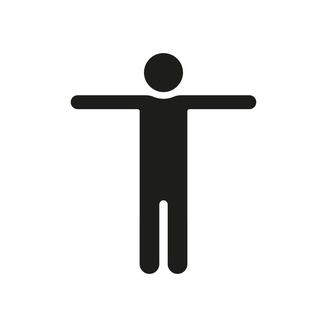
#> input picture human.jpg, 327 x 327 px, shrunk from 980 x 980 before the run
$ jupyter execute --allow-errors 'Project_actualitzat (1).ipynb'
#> lines starting #> are read from the running program, lines starting #| are printed output that depends on the picture; after the words box and inside, x2 and y2 are one past the last pixel; in counts of white or black regions, pixels touching at a corner belong together
# ****MORPHOLOGICAL PROCESSING****

#### Clàudia Blasco (1709871)
#### Laura Buide (1710559)
#### Carla Cruz (1703329)
#### Laia Espluga (1710510)
#### Lucía Rodríguez (1705385).

## **1. Introduction**
Morphological processing is a fundamental technique in computer vision that analyzes and manipulates the structure of objects within an image. Based on set theory, it is primarily applied to **binary images** but can also be extended to **grayscale images**. Through operations such as **erosion, dilation, opening, and closing**, morphological processing enables **shape extraction, noise reduction, edge detection, and object segmentation**, making it essential in fields like **medicine, industry, and security**. This project aims to explore these concepts, demonstrating their applications and impact on image analysis.

## **2. Mathematical Foundations of Morphological Processing**

### 1. Set Theory: Understanding Sets in a Discrete Space
Morphological image processing is fundamentally based on **set theory**, where objects in a **binary image** are treated as sets of points in a **discrete space** (typically a 2D grid).
- A **binary image** consists of pixels with values **1 (foreground, object)** and **0 (background)**.
- The object in an image is represented as a **set of foreground pixels**, while the background is treated as the **complementary set**.

For example, an image \( A \) containing an object can be represented as:

$$ A = \{(x,y) \mid f(x,y) = 1\} $$

where \( f(x,y) \) is the pixel value at coordinates \( (x,y) \).

In morphological operations, these **sets of pixels** are manipulated using **structuring elements** to **modify shapes, extract features, or remove noise**.

### 2. Structuring Elements: Definition and Interaction with the Image
A **structuring element (SE)** is a small matrix (or kernel) that interacts with an image to **probe** and **modify** its structure.
- It is defined as a **binary set of pixels** (typically a small square, cross, or circle).
- The **origin (center)** of the structuring element determines how it overlaps with the image pixels.

Mathematically, if \( B \) is a structuring element, it is defined as:

$$ B = \{(x,y) \mid b(x,y) = 1\}$$

where \( b(x,y) \) represents the pixel values of the structuring element.

#### *How the Structuring Element Interacts with an Image*
- It is **placed over each pixel of the image**, aligning its center with the pixel.
- Depending on the operation (erosion, dilation, etc.), the interaction between the structuring element and the underlying pixels **modifies the image**.

For example, a **3×3 cross-shaped structuring element**:

$$ B =
\begin{bmatrix}
0 & 1 & 0 \\
1 & 1 & 1 \\
0 & 1 & 0
\end{bmatrix}
$$

This structuring element is commonly used for morphological operations like **dilation** and **erosion**.

### 3. Basic Set Operations in Morphological Processing
Morphological processing uses fundamental **set operations** to manipulate images:

#### 3.1 Intersection (A ∩ B)
- Finds **common pixels** between two sets (or binary images).
- In morphological processing, intersection can be used to **detect overlapping objects**.

Mathematically:

$$ A \cap B = \{(x,y) \mid (x,y) \in A \text{ and } (x,y) \in B\} $$

#### 3.2 Union (A ∪ B)
- Combines pixels from both sets, **merging objects** in an image.
- Used in **image fusion or combining binary masks**.

Mathematically:

$$ A \cup B = \{(x,y) \mid (x,y) \in A \text{ or } (x,y) \in B\}$$

#### 3.3 Complement (¬A)
- **Inverts the image** by flipping foreground and background.
- Used to **highlight objects against the background** or **prepare images for further processing**.

Mathematically:

$$ \neg A = \{(x,y) \mid (x,y) \notin A\}$$

### Application of These Operations in Morphology
This **mathematical foundation** forms the basis for morphological operations like **erosion, dilation, opening, and closing**, which are essential for **shape analysis, noise removal, and feature extraction** in image processing.

Here’s a Python code that demonstrates the mathematical applications for morphological image processing. This code applies fundamental morphological operations—erosion, dilation, and complementation—on a binary image, using a structuring element (kernel) to probe and modify the image’s structure.

[cell 1]
import numpy as np
import matplotlib.pyplot as plt
import cv2

[cell 2]
# Función para aplicar erosión manualmente
def erosion_manual(image, struct_elem):
    h, w = image.shape
    sh, sw = struct_elem.shape
    pad_h, pad_w = sh // 2, sw // 2

    # Convertimos la imagen a binaria si está en 0-255 (para que sea binaria en 0-1)
    if np.max(image) == 255:
        image = image // 255  # Convertir la imagen a valores binarios 0 o 1

    # Aplicamos padding a la imagen original
    padded_image = np.pad(image, ((pad_h, pad_h), (pad_w, pad_w)), mode='constant', constant_values=0)
    eroded_image = np.zeros_like(image)

    # Aplicar erosión recorriendo la imagen
    for i in range(h):
        for j in range(w):
            region = padded_image[i:i+sh, j:j+sw]

            # Comprobamos si todos los píxeles donde hay 1s en el struct_elem son 1 en la imagen binaria
            if np.all(region[struct_elem == 1] == 1):
                eroded_image[i, j] = 1  # Mantiene el píxel solo si encaja con el structuring element

    return eroded_image

# Función para aplicar dilatación manualmente
def dilatacion_manual(image, struct_elem):
    h, w = image.shape
    sh, sw = struct_elem.shape
    pad_h, pad_w = sh // 2, sw // 2

    # Convertimos la imagen a binaria si está en 0-255 (para que sea binaria en 0-1)
    if np.max(image) == 255:
        image = image // 255  # Convertir la imagen a valores binarios 0 o 1

    # Imagen con padding
    padded_image = np.pad(image, ((pad_h, pad_h), (pad_w, pad_w)), mode='constant', constant_values=0)
    dilated_image = np.zeros_like(image)

    # Aplicar dilatación
    for i in range(h):
        for j in range(w):
            region = padded_image[i:i+sh, j:j+sw]
            # Si al menos un píxel de la región es 1 en el structuring element
            if np.any(region[struct_elem == 1] == 1):
                dilated_image[i, j] = 1

    return dilated_image

# Crear una imagen binaria de prueba
image = np.array([
    [0, 0, 0, 0, 0, 0, 0],
    [0, 1, 1, 1, 0, 0, 0],
    [0, 1, 1, 1, 0, 0, 0],
    [0, 0, 0, 1, 0, 0, 0],
    [0, 0, 0, 1, 1, 0, 0],
    [0, 0, 0, 0, 1, 1, 0],
    [0, 0, 0, 0, 0, 0, 0]
])

# Elemento estructurante pequeño
structuring_element = np.array([
    [1, 1],
    [1, 1]
])

# Aplicar erosión y dilatación manual
eroded_image = erosion_manual(image, structuring_element)
dilated_image = dilatacion_manual(image, structuring_element)

# Complemento de la imagen
complement_image = np.logical_not(image).astype(int)

# Mostrar imágenes
plt.figure(figsize=(12, 4))

plt.subplot(1, 4, 1)
plt.imshow(image, cmap='gray')
plt.title('Original Image')
plt.axis('off')

plt.subplot(1, 4, 2)
plt.imshow(eroded_image, cmap='gray')
plt.title('Erosion (Manual)')
plt.axis('off')

plt.subplot(1, 4, 3)
plt.imshow(dilated_image, cmap='gray')
plt.title('Dilation (Manual)')
plt.axis('off')

plt.subplot(1, 4, 4)
plt.imshow(complement_image, cmap='gray')
plt.title('Complement (¬A)')
plt.axis('off')

plt.tight_layout()
plt.show()
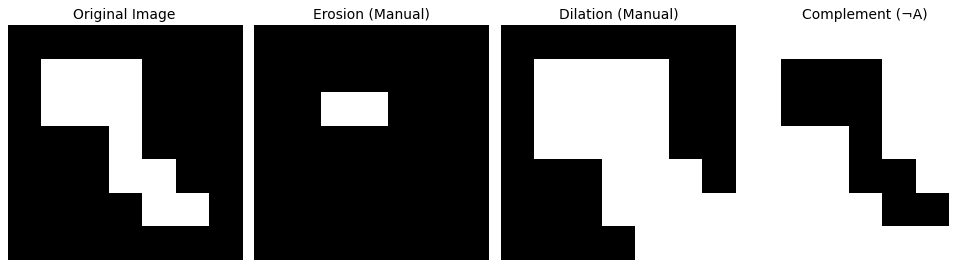
#> figure drawn by matplotlib, 4 panels

#### Explanation of the Code:
- **Original Image**: A 7x7 binary image with some foreground objects (1's) and background (0's).
- **Structuring Element**: A 3x3 cross-shaped structuring element used for morphological operations.
- **Erosion**: The operation of intersection between the image and the structuring element. Only pixels fully surrounded by the structuring element (1's) remain in the image.
- **Dilation**: The operation of union between the image and the structuring element. Pixels are added to the image where the structuring element overlaps.
- **Complement**: Inverts the image, changing foreground pixels (1's) to background pixels (0's) and vice versa.

#### How it connects to the mathematical applications:
- The **erosion** operation is equivalent to the intersection $(A \cap B)$, which removes pixels from the boundary of the foreground.
- The **dilation** operation is equivalent to the union $(A \cup B)$, which adds pixels to the boundary of the foreground.
- The **complement** operation inverts the image $( \neg A)$, flipping the 1's and 0's.

Running this code in a Jupyter notebook will display the original image and the results of the morphological operations, visually demonstrating the mathematical concepts of intersection, union, and complement.

## **3. Basic Morphological Operations**

Morphological processing is a technique used in image processing to modify and analyze shapes in an image. It works mainly with binary images (black-and-white images) and uses a structuring element, which is a small shape that interacts with objects in the image.

The four basic operations are Erosion, Dilation, Opening, and Closing.

### 1. Erosion: Making Objects Smaller

Erosion is a process that shrinks (become or make smaller in size or amount) objects in an image. It works by removing pixels from the edges of objects based on the structuring element. If the structuring element does not fully fit inside the object, that part of the object disappears.

**Uses of Erosion**:
- Removes small details or noise from an image.
- Separates objects that are touching.
- Makes objects look thinner.

**Example**: If you apply erosion to a text image, the letters will become thinner.

[cell 3]
# Cargar la imagen en escala de grises
image = cv2.imread('test.jpg', cv2.IMREAD_GRAYSCALE)

# Convertir la imagen a binaria (fondo negro, texto blanco)
_, binary = cv2.threshold(image, 127, 255, cv2.THRESH_BINARY_INV)

# Definir el kernel para la erosión (prueba con 3x3 o 5x5)
kernel = np.ones((3, 3), np.uint8)  # Puedes cambiarlo a (5,5) si lo deseas

# Aplicar erosión manual
#> (the rest of this cell did not finish here and is left out)

### 2. Dilation: Making Objects Bigger
Dilation is the opposite of erosion. Instead of removing pixels, it adds pixels to the edges of objects, making them larger. If any part of the structuring element touches the object, the object grows in size.

**Uses of Dilation**:
- Fills small holes inside objects.
- Connects broken parts of an object.
- Makes objects thicker.

**Example**: If you apply dilation to a broken line, the gaps will be filled, making it a complete line. In this case the line it's not broken, so it becomes thicker.

[cell 4]
# Load the image in grayscale
image = cv2.imread('test.jpg', cv2.IMREAD_GRAYSCALE)

# Convert to binary image (ensure background is black and text is white)
_, binary = cv2.threshold(image, 127, 255, cv2.THRESH_BINARY_INV)

# Define the kernel for dilation
kernel = np.ones((4, 4), np.uint8)  # Kernel size 4x4

# Apply dilation
#> (the rest of this cell did not finish here and is left out)

### 3. Opening: Removing Small Objects
Opening is a combination of erosion followed by dilation.

First, erosion removes small objects (such as noise).
Then, dilation restores the main shapes of the image.

**Uses of Opening**:
- Removes random small white dots (noise).
- Helps smooth object boundaries.
- Keeps important parts of the image while removing unwanted details.

**Example**: If an image has small white specks (like dust on a black background), opening can remove them.

[cell 5]
# Cargar la imagen en escala de grises
image = cv2.imread('test.jpg', cv2.IMREAD_GRAYSCALE)

# Verificar si la imagen se cargó correctamente
#> (the rest of this cell did not finish here and is left out)

### 4. Closing: Filling Small Gaps
Closing is the opposite of opening. It is a dilation followed by erosion.

First, dilation expands the objects, filling small holes and gaps.
Then, erosion restores the original shape without bringing back the gaps.

**Uses of Closing**:
- Fills small holes in an image.
- Connects objects that are close together.
- Makes object boundaries smoother.

**Example**: If an object has tiny black holes inside, closing will fill them up, making the object solid.

## **4. Advanced Morphological Operations**
Advanced morphological operations extend basic transformations like erosion and dilation to more complex image processing tasks. These operations are widely used in computer vision, medical imaging, and pattern recognition.

The main advanced operations include Morphological Gradient, Top-Hat/Black-Hat and Skeletonization.

### 1. Morphological Gradient

Morphological Gradient is a process that highlights the edges of objects by subtracting the eroded version of an image from the dilated version.

**How Does the Kernel Affect This?**
The kernel (np.ones((3,3), np.uint8)) defines the neighborhood for dilation and erosion:

    Larger kernel → Thicker edges.
    Smaller kernel → Finer edges.

**Uses of Morphological Gradient**:
- Edge detection
- Object boundary enhancement

**Example**: If you apply this process to a text image, it will extract the edges.

[cell 6]
import cv2
import numpy as np
import matplotlib.pyplot as plt

# Load the image in grayscale
image = cv2.imread('test.jpg', cv2.IMREAD_GRAYSCALE)

# Convert to binary image (ensure background is black and text is white)
_, binary = cv2.threshold(image, 127, 255, cv2.THRESH_BINARY_INV)

# Define the kernel for morphological operations
small_kernel = np.ones((3, 3), np.uint8)
large_kernel = np.ones((8, 8), np.uint8)

# Define manual erosion and dilation functions
def erosion_manual(img, kernel):
    return cv2.erode(img, kernel, iterations=1)

def dilatacion_manual(img, kernel):
    return cv2.dilate(img, kernel, iterations=1)

# Calculate the morphological gradient
def gradient(binary_image, kernel):
    dilated_image = dilatacion_manual(binary_image, kernel)
    eroded_image = erosion_manual(binary_image, kernel)
    return dilated_image - eroded_image  # Gradient = Dilation - Erosion

# Compute gradients with different kernels
#> (the rest of this cell did not finish here and is left out)

### 2. Skeletonization

This process reduces objects to their thin, connected centerlines, preserving topology.

**Uses of Skeletonization**:
- Reducing text to its centerlines.
- Character recognition and feature extraction.

**Example**: If you apply this process to a text image, it will thin the letters to their minimal representation while preserving connectivity.

[cell 7]
# Load the image in grayscale
image = cv2.imread('test.jpg', cv2.IMREAD_GRAYSCALE)

# Convert to binary image (ensure background is black and text is white)
_, binary = cv2.threshold(image, 127, 255, cv2.THRESH_BINARY_INV)

# Fast skeletonization with OpenCV
#> (the rest of this cell did not finish here and is left out)

[cell 8]
from skimage.morphology import skeletonize
# Load and convert image to binary
image = cv2.imread("human.jpg", cv2.IMREAD_GRAYSCALE)
_, binary = cv2.threshold(image, 127, 255, cv2.THRESH_BINARY_INV)
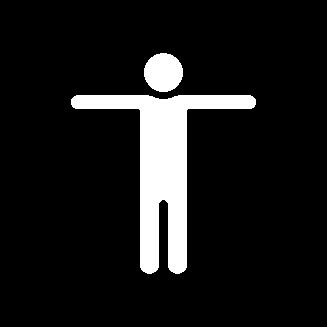
#> binary: shape (327, 327); 10% white; 2 white regions, box (x1, y1, x2, y2) and area: (71, 95, 256, 274) 9503, (144, 53, 183, 92) 1193

# Apply medial axis skeletonization
skeleton = skeletonize(binary > 0)  # Convert to boolean mask
#> skeleton: shape (327, 327) bool; 0.38% white in thin lines or dots, all inside (x1, y1, x2, y2) = (77, 72, 250, 263)

# Display results
plt.figure(figsize=(10, 5))
plt.subplot(1, 2, 1)
plt.imshow(binary, cmap="gray")
plt.title("Binary Image")
plt.axis("off")

plt.subplot(1, 2, 2)
plt.imshow(skeleton, cmap="gray")
plt.title("Medial Axis Skeleton")
plt.axis("off")

plt.tight_layout()
plt.show()

### 3. Watershed Segmentation

This process is a powerful image processing technique used for separating overlapping or touching objects in an image. It is based on the concept of topography, where an image is treated as a 3D surface with peaks (bright arear) and valleys (dark areas). The watershed algorithm floods the valleys and progressively fills them until boundaries between objects are detected.

**Uses of Watershed Segmentation**:
- Medical Imaging: Used for segmenting organs, tumors, and cells in radiological scans and microscopic images.

- Object Detection: Helps in separating touching objects in images, such as coins, cells, or grains.

- Document Analysis: Useful for segmenting overlapping text or symbols.

**Example**:

[cell 9]
# Load the image
image_path = 'rice.jpeg'
image = cv2.imread(image_path)
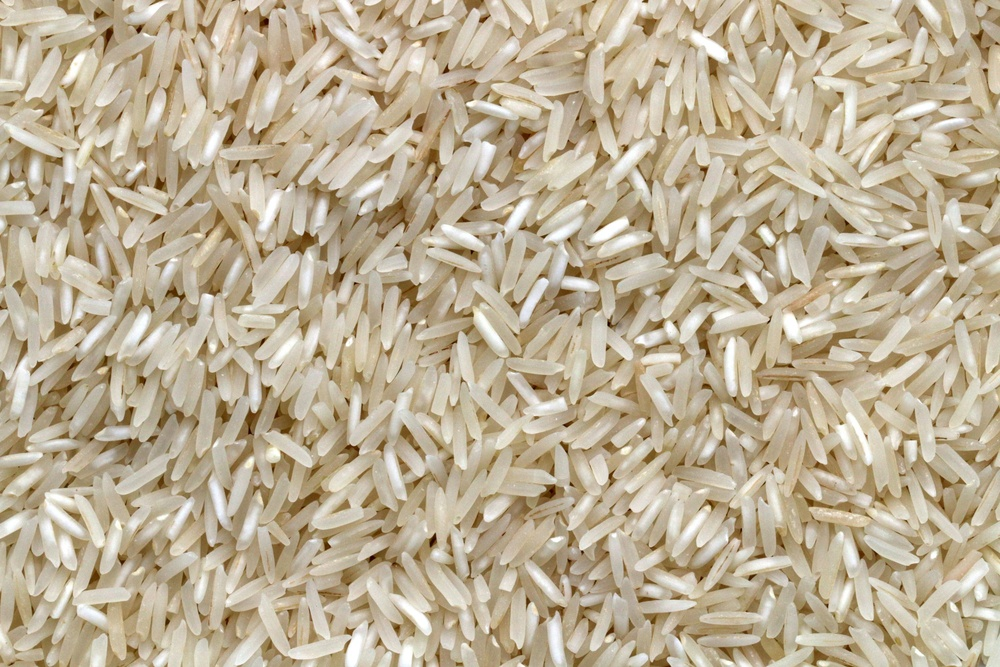
#> input picture rice.jpeg, 1000 x 667 px, shrunk from 3000 x 2000 before the run
#> image is the input picture: shape (667, 1000, 3); mean B, G, R 150.1, 175.8, 189.8

# Check if image is loaded
if image is None:
    raise FileNotFoundError(f"Could not load image at {image_path}")

# Convert to grayscale
gray = cv2.cvtColor(image, cv2.COLOR_BGR2GRAY)
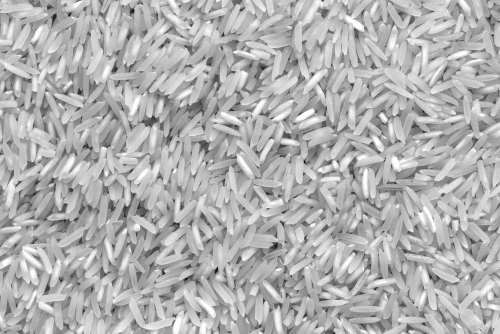
#> gray: shape (667, 1000) (shown at 1/2 size); min 8, max 255, mean 177

# Apply Gaussian Blur to reduce noise
blurred = cv2.GaussianBlur(gray, (5, 5), 0)

# Convert to binary using thresholding
_, binary = cv2.threshold(blurred, 0, 255, cv2.THRESH_BINARY_INV + cv2.THRESH_OTSU)
#> binary: shape (667, 1000); 38.9% white; 377 white regions (115 under 20 px), largest, box (x1, y1, x2, y2) and area: (407, 271, 959, 667) 52210, (0, 264, 455, 607) 41386, (226, 0, 551, 340) 22708

# Remove small noise using morphological opening
kernel = np.ones((3, 3), np.uint8)
cleaned = cv2.morphologyEx(binary, cv2.MORPH_OPEN, kernel, iterations=2)
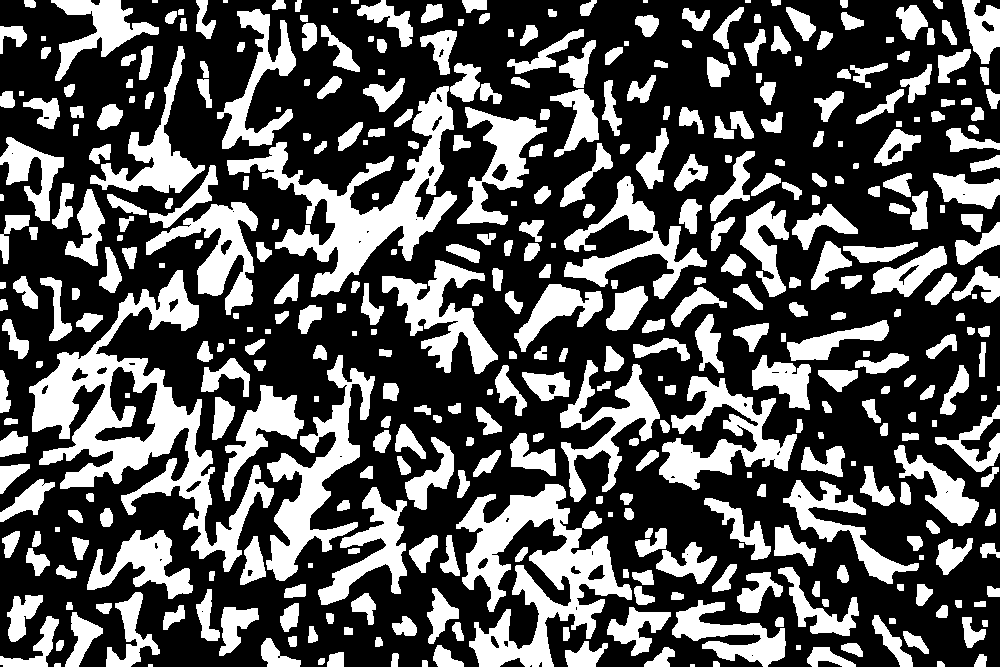
#> cleaned: shape (667, 1000); 34.5% white; 414 white regions (7 under 20 px), largest, box (x1, y1, x2, y2) and area: (29, 270, 274, 572) 18356, (456, 484, 632, 667) 13087, (227, 86, 457, 297) 12314

# Sure background area using dilation
sure_bg = cv2.dilate(cleaned, kernel, iterations=3)
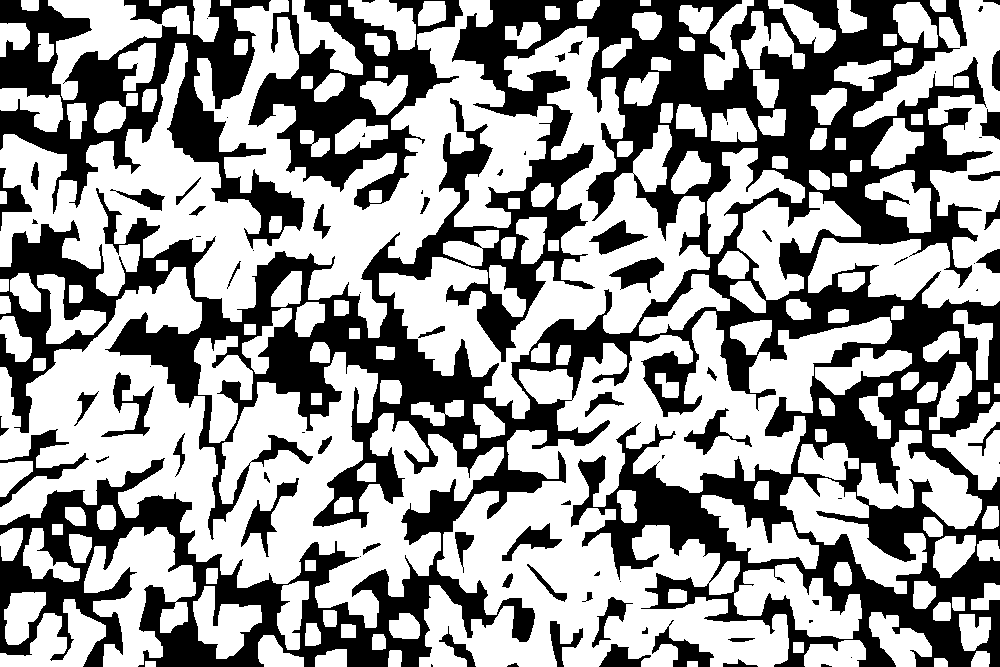
#> sure_bg: shape (667, 1000); 59.9% white; 83 black regions (26 under 20 px), largest, box (x1, y1, x2, y2) and area: (0, 0, 1000, 667) 210805, (0, 0, 305, 249) 24415, (248, 0, 463, 210) 16113

# Compute the Distance Transform to get sure foreground
dist_transform = cv2.distanceTransform(cleaned, cv2.DIST_L2, 5)
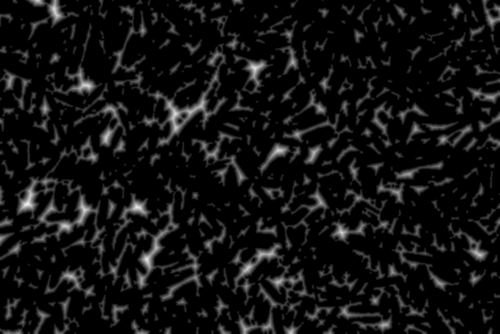
#> dist_transform: shape (667, 1000) float32 (shown at 1/2 size); min 0, max 17.79, mean 1.24; drawn with min black and max white
_, sure_fg = cv2.threshold(dist_transform, 0.5 * dist_transform.max(), 255, 0)  # Adjust threshold
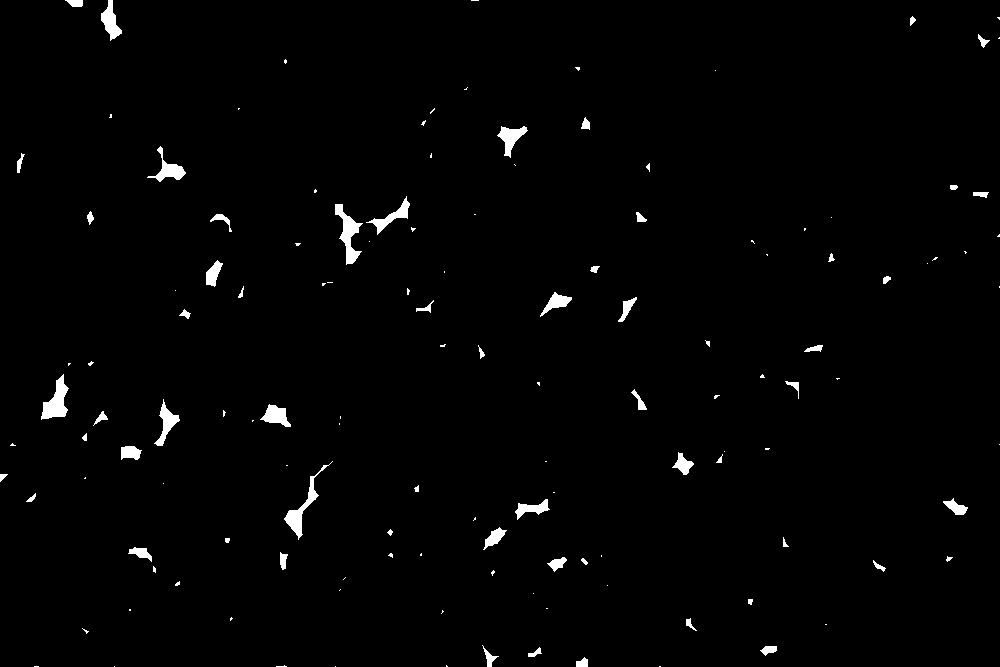
#> sure_fg: shape (667, 1000) float32; 1.4% white; 135 white regions (76 under 20 px), largest, box (x1, y1, x2, y2) and area: (335, 204, 363, 265) 661, (41, 374, 69, 420) 633, (284, 461, 333, 540) 603

# Convert sure foreground to uint8
sure_fg = np.uint8(sure_fg)

# Identify unknown region (possible object boundaries)
unknown = cv2.subtract(sure_bg, sure_fg)
#> (the rest of the program and of its run is left out)
